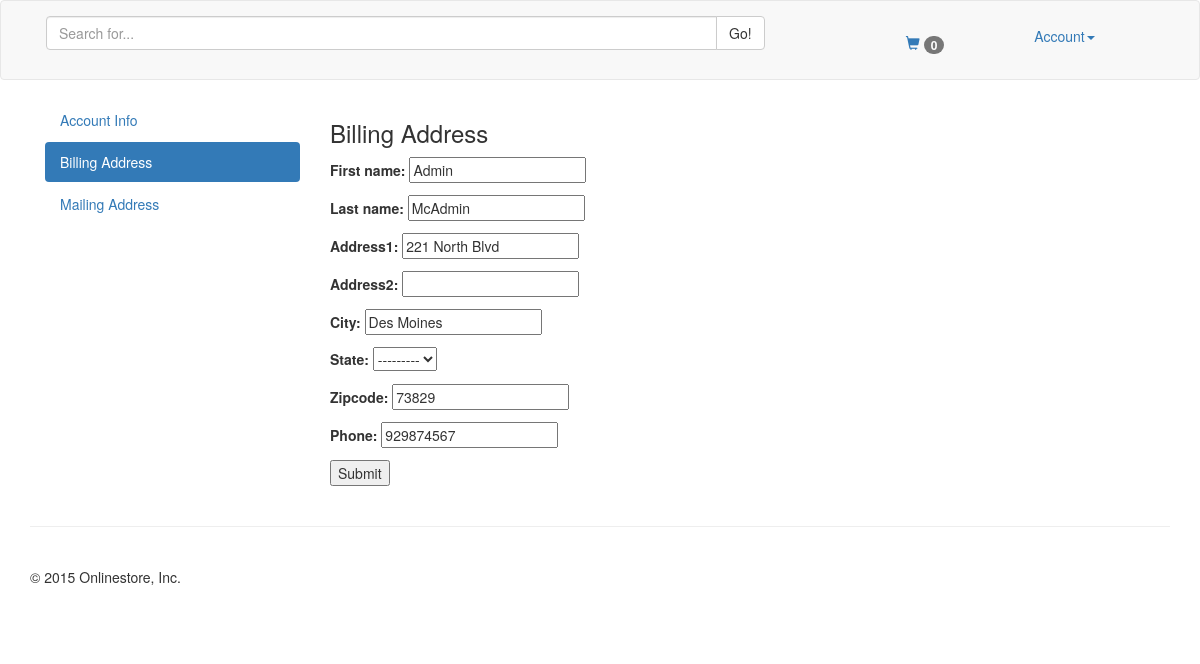
The app's page /account/billing/ (signed in) with its own data.
### accounts/models.py (models this page shows, shortened)
class UserBillingAddress(models.Model):
	user = models.ForeignKey(settings.AUTH_USER_MODEL)
	first_name = models.CharField(max_length=100)
	last_name = models.CharField(max_length=100)
	address1 = models.CharField(max_length=200)
	address2 = models.CharField(max_length=200, null=True, blank=True)
	city = models.CharField(max_length=50)
	state = models.CharField(max_length=50, choices=US_STATES)
	zipcode = models.CharField(max_length=20)
	phone = models.CharField(max_length=20)
	created = models.DateTimeField(auto_now_add=True)
	updated = models.DateTimeField(auto_now=True)

### accounts/views.py (the view, shortened to what this page needs)
@login_required
def user_billing_address(request):
	user = request.user
	initial = {}
	if user.userbillingaddress_set.first():
		address = user.userbillingaddress_set.last()
		initial['first_name'] = address.first_name
		initial['last_name'] = address.last_name
		initial['address1'] = address.address1
		initial['address2'] = address.address2
		initial['city'] = address.city
		initial['state'] = address.state
		initial['zipcode'] = address.zipcode
		initial['phone'] = address.phone
	form = UserBillingAddressForm(initial=initial)
	context = {'form': form}
	return render(request, 'accounts/billingaddress.html', context)

### accounts/forms.py
class UserBillingAddressForm(ModelForm):
	class Meta:
		model = UserBillingAddress
		fields = ['first_name', 'last_name', 'address1', 'address2', 'city',
				'state', 'zipcode', 'phone']

### accounts/templates/accounts/billingaddress.html (shortened to what this page needs)
{% extends "base.html" %}
{% block content %}
<div class='col-md-3'>
	<ul class="nav nav-pills nav-stacked">
		<li role="presentation"><a href="{% url 'user_account_info' %}">Account Info</a></li>
		<li role="presentation" class="active"><a href="#">Billing Address</a></li>
		<li role="presentation"><a href="{% url 'user_mailing_address' %}">Mailing Address</a></li>
	</ul>
</div>
<div class='col-md-9'>
	<h3>Billing Address</h3>
	<form action="{% url 'user_billing_address' %}" method="post">
	    {{ form.as_p }}
	    <input type="submit" value="Submit" />
	</form>
</div>
{% endblock %}

### records on screen
UserBillingAddress: first_name "Admin", last_name "McAdmin", address1 "221 North Blvd", city "Des Moines", state "---------", zipcode "73829", phone "929874567"
